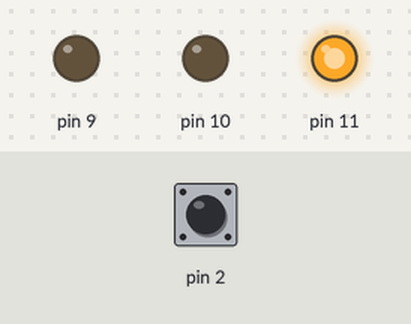
A sketch run on a simulated Arduino Uno, built with avr-gcc and run on an emulated ATmega328P. Parts: output pins drawn as LEDs (lit = HIGH). Dashed ring = blinking. The inputs (shaded band) are chosen by the test bench; at power-on: pin 2 LOW.

Above: at 1.25 s.
1.3 s: pin 2 driven HIGH
At 2.0 s:
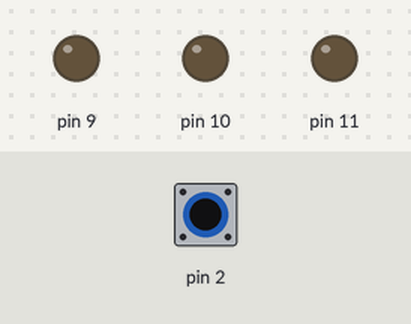
2.8 s: pin 2 driven LOW
At 3.55 s:
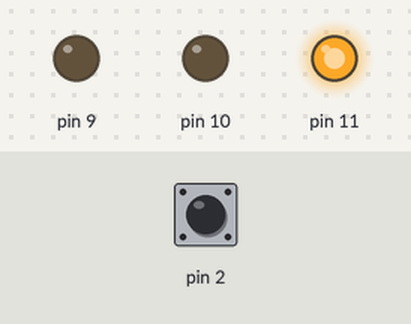
5.8 s: pin 2 pulsed HIGH 5 times (0.12 s each, 0.3 s apart)
At 7.49 s:
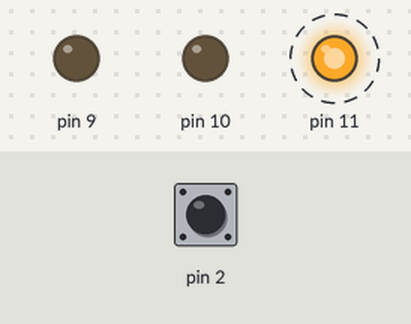
10.3 s: pin 2 pulsed HIGH 2 times (0.12 s each, 0.3 s apart)
Timing chart, 0 to 13.3 s (numbered marks = the images above; inputs shaded):
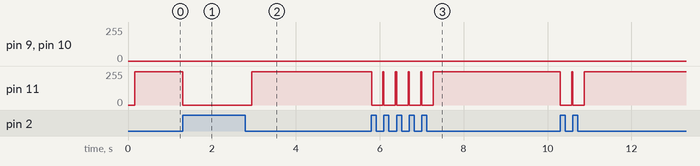

Measured:
- after the input at 1.3 s, pin 9: stays 0/255 (without the input it goes to 46/255 after 1.5 s); pin 10: stays 0/255 (without the input it goes to 88/255 after 1.5 s); pin 11: 248/255 → 0/255 at once
- after the input at 2.8 s, pin 11: 0/255 → 248/255 after 0.15 s
- after the input at 5.8 s, pin 9: stays 0/255 (without the input it goes to 36/255 after 2.3 s); pin 10: stays 0/255 (without the input it goes to 64/255 after 2.3 s); pin 11: alternates 248/255 for 0.03 s and 0/255 for 0.27 s, 10 changes in all, then stays 248/255, starting at once

The sketch:

FadeUpFadeOut.ino
```cpp
int buttonState = 0;
int j,k,l = 0;
bool jOrder = true;
bool kOrder = true;
bool lOrder = true;

void setup() {
  // put your setup code here, to run once:

  pinMode(2, INPUT);
}

void loop() {
  // put your main code here, to run repeatedly:
  buttonState = digitalRead(2);
  if(buttonState == HIGH) {
    j=0;
    k=0;
    l=0;
    lOrder = true;
    jOrder = true;
    kOrder = true;
  }
  if (jOrder == true) {
    analogWrite(9, j);
    j++;
    if (j >= 255){
      jOrder = false;
      j=255;
    }
  }
  else if(jOrder == false){
    analogWrite(9, j);
    j--;
    if(j<=0){
      jOrder = true;
      j=0;
    }
  }

  if (kOrder == true) {
    analogWrite(10, k);
    k+=2;
    if (k >= 255){
      kOrder = false;
      k=255;
    }
  }
  else if(kOrder == false){
    analogWrite(10, k);
    k-=2;
    if (k <= 0){
      kOrder = true;
      k=0;
    }
  }

  if (lOrder == true) {
    analogWrite(11, l);
    l+=8;
    if (l >= 255){
      lOrder = false;
      l=255;
    }
  }
  else if(kOrder == false){
    analogWrite(11, l);
    l-=8;
    if (l <= 0){
      lOrder = true;
      l=0;
    }
  }
  delay(5);

}
```
